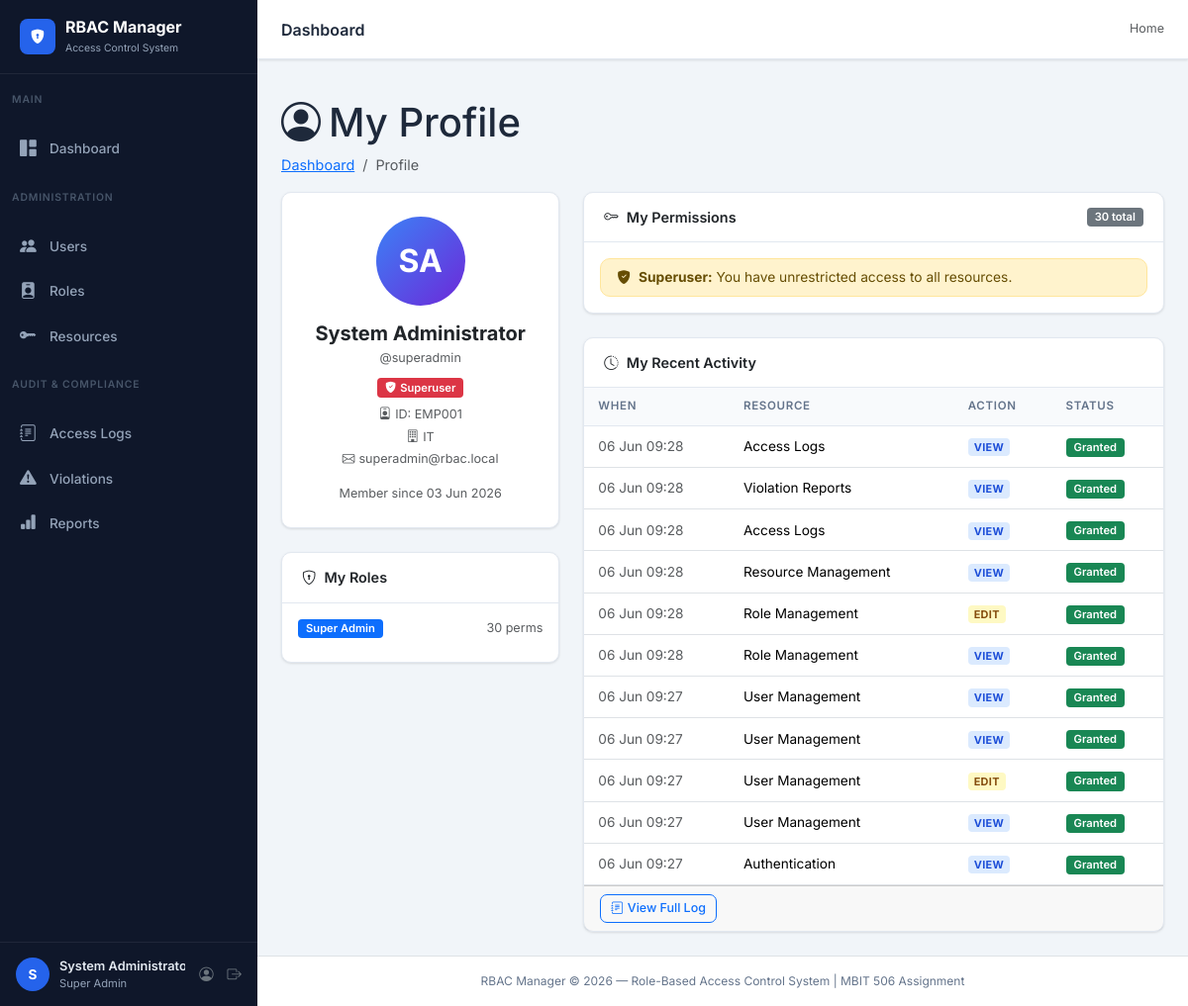
The page /profile/ (signed in) on the database as committed earlier.
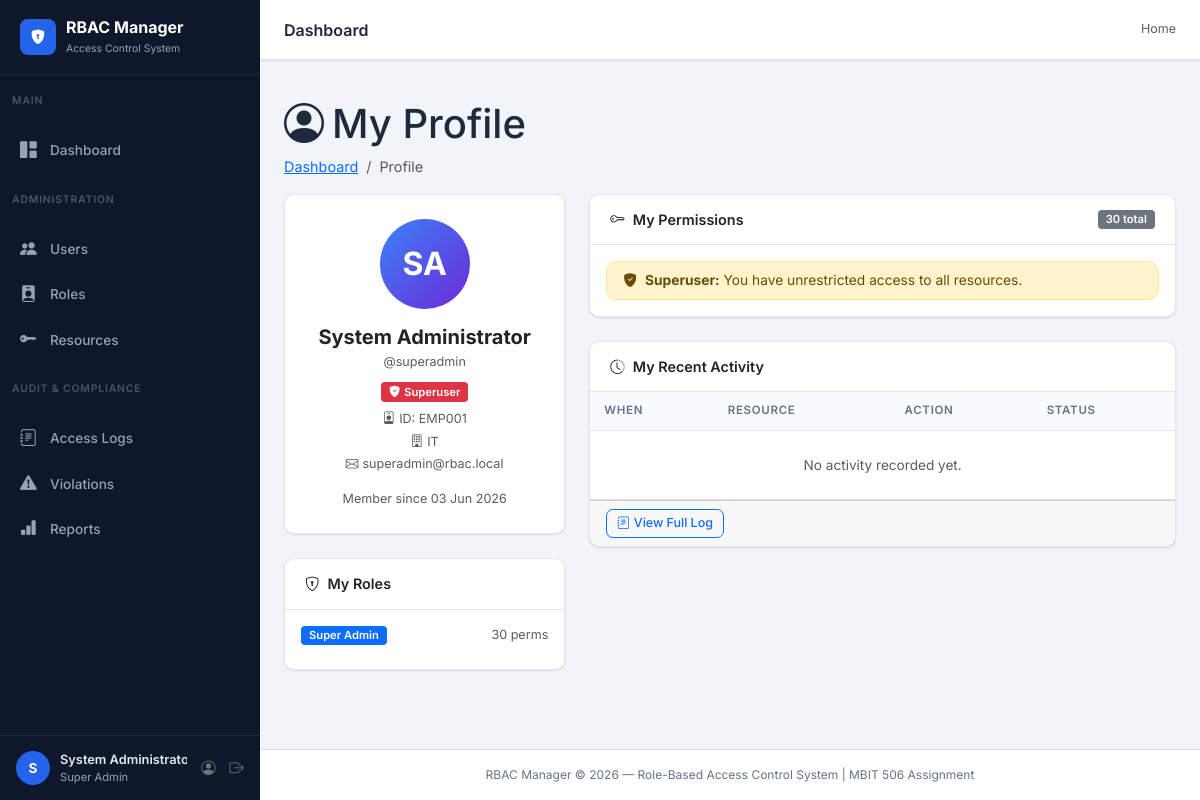
The same page on the database as committed later.
### accounts/models.py (models this page shows, shortened)
class Role(models.Model):
    name               = models.CharField(max_length=100, unique=True)
    description        = models.TextField(blank=True)
    permissions        = models.ManyToManyField(Permission, blank=True, related_name='roles')
    incompatible_roles = models.ManyToManyField('self', blank=True, symmetrical=True)
    is_active          = models.BooleanField(default=True)
    created_at         = models.DateTimeField(auto_now_add=True)
    updated_at         = models.DateTimeField(auto_now=True)
    class Meta:
        ordering = ['name']

class AccessLog(models.Model):
    user       = models.ForeignKey(User, on_delete=models.SET_NULL, null=True, related_name='access_logs')
    username   = models.CharField(max_length=150)
    resource   = models.CharField(max_length=200)
    action     = models.CharField(max_length=20, choices=ACTION_CHOICES)
    timestamp  = models.DateTimeField(auto_now_add=True)
    ip_address = models.GenericIPAddressField(null=True, blank=True)
    success    = models.BooleanField(default=True)
    reason     = models.TextField(blank=True)
    class Meta:
        ordering = ['-timestamp']

### accounts/views.py (the view)
# urls.py: path('profile/',   views.my_profile, name='my_profile'),
@login_required
def my_profile(request):
    profile, _ = UserProfile.objects.get_or_create(user=request.user)
    my_logs = AccessLog.objects.filter(user=request.user)[:15]
    return render(request, 'accounts/profile.html', {'profile': profile, 'my_logs': my_logs})

### accounts/context_processors.py (called while the page is built, shortened)
def rbac_context(request):
    if not request.user.is_authenticated:
        return {}
    ctx = {'is_superuser': request.user.is_superuser}
    if request.user.is_superuser:
        ctx['user_perms'] = {'ALL': True}
        ctx['open_violations'] = ViolationLog.objects.filter(is_resolved=False).count()
    return ctx

### accounts/models.py (called while the page is built)
    def get_all_permissions(self):
        perms = set()
        for role in self.roles.filter(is_active=True):
            for perm in role.permissions.select_related('resource'):
                perms.add(f"{perm.action}_{perm.resource.name}")
        return perms

### accounts/templatetags/rbac_tags.py (called while the page is built)
@register.filter
def has_perm(user, perm_string):
    if not user.is_authenticated:
        return False
    if user.is_superuser:
        return True
    try:
        resource_name, action = perm_string.split(':', 1)
        return user.profile.has_permission(resource_name.strip(), action.strip())
    except Exception:
        return False

### templates/accounts/profile.html (shortened to what the changed rows need)
{% extends 'base.html' %}
{% load rbac_tags %}
{% block content %}
<div class="page-header">
  <div>
    <h1 class="page-title"><i class="bi bi-person-circle me-2"></i>My Profile</h1>
  </div>
</div>
<div class="row g-4">
  <div class="col-lg-4">
    <div class="card mt-4">
      <div class="card-body">
        {% for role in profile.roles.all %}
        <div class="d-flex align-items-center justify-content-between mb-2">
          <span class="badge bg-primary">{{ role.name }}</span>
          <small class="text-muted">{{ role.permissions.count }} perms</small>
        </div>
        {% empty %}
        <p class="text-muted small mb-0">No roles assigned. Contact an administrator.</p>
        {% endfor %}
      </div>
    </div>
  </div>
  <div class="col-lg-8">
    <div class="card">
      <div class="card-body p-0">
        <div class="table-responsive">
          <table class="table table-sm table-hover mb-0">
            <thead>
              <tr>
                <th>When</th>
                <th>Resource</th>
                <th>Action</th>
                <th>Status</th>
              </tr>
            </thead>
            <tbody>
              {% for log in my_logs %}
              <tr>
                <td class="small text-muted text-nowrap">{{ log.timestamp|date:"d M H:i" }}</td>
                <td class="small">{{ log.resource }}</td>
                <td>
                  <span class="action-badge action-{{ log.action }}">{{ log.action }}</span>
                </td>
                <td>
                  {% if log.success %}
                    <span class="badge bg-success">Granted</span>
                  {% else %}
                    <span class="badge bg-danger">Denied</span>
                  {% endif %}
                </td>
              </tr>
              {% empty %}
              <tr>
                <td colspan="4" class="text-center text-muted py-4">No activity recorded yet.</td>
              </tr>
              {% endfor %}
            </tbody>
          </table>
        </div>
      </div>
    </div>
  </div>
</div>
{% endblock %}

Rows that differ between the two databases and show on the page:
removed AccessLog: timestamp "06 Jun 09:28", resource "Access Logs", action "VIEW", success "Granted"
removed AccessLog: timestamp "06 Jun 09:28", resource "Violation Reports", action "VIEW", success "Granted"
removed AccessLog: timestamp "06 Jun 09:28", resource "Access Logs", action "VIEW", success "Granted"
removed AccessLog: timestamp "06 Jun 09:28", resource "Resource Management", action "VIEW", success "Granted"
removed AccessLog: timestamp "06 Jun 09:28", resource "Role Management", action "EDIT", success "Granted"
removed AccessLog: timestamp "06 Jun 09:28", resource "Role Management", action "VIEW", success "Granted"
removed AccessLog: timestamp "06 Jun 09:27", resource "User Management", action "VIEW", success "Granted"
removed AccessLog: timestamp "06 Jun 09:27", resource "User Management", action "VIEW", success "Granted"
removed AccessLog: timestamp "06 Jun 09:27", resource "User Management", action "EDIT", success "Granted"
removed AccessLog: timestamp "06 Jun 09:27", resource "User Management", action "VIEW", success "Granted"
removed AccessLog: timestamp "06 Jun 09:27", resource "Authentication", action "VIEW", success "Granted"
Other text that changed with them:
text now shown: "No activity recorded yet."
